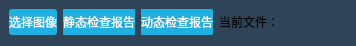
    <widget class="QWidget" name="widget_3" native="true">
     <property name="sizePolicy">
      <sizepolicy hsizetype="Preferred" vsizetype="Fixed">
       <horstretch>0</horstretch>
       <verstretch>0</verstretch>
      </sizepolicy>
     </property>
     <property name="minimumSize">
      <size>
       <width>0</width>
       <height>46</height>
      </size>
     </property>
     <property name="maximumSize">
      <size>
       <width>16777215</width>
       <height>46</height>
      </size>
     </property>
     <property name="styleSheet">
      <string notr="true">QWidget{
    background-color: rgba(48, 68, 88, 255);
}</string>
     </property>
     <layout class="QHBoxLayout" name="horizontalLayout_12">
      <property name="leftMargin">
       <number>9</number>
      </property>
      <property name="topMargin">
       <number>9</number>
      </property>
      <item>
       <widget class="QPushButton" name="btn_chooseDir">
        <property name="sizePolicy">
         <sizepolicy hsizetype="Minimum" vsizetype="Expanding">
          <horstretch>0</horstretch>
          <verstretch>0</verstretch>
         </sizepolicy>
        </property>
        <property name="styleSheet">
         <string notr="true">QPushButton{
	background-color: #1DB0E0;
;	border-radius: 3px;
 	border: 2px;
	color:white;
}
QPushButton:hover{
	background-color:#2ECBFF; 
	color: white;
}
</string>
        </property>
        <property name="text">
         <string>选择图像</string>
        </property>
        <property name="iconSize">
         <size>
          <width>0</width>
          <height>0</height>
         </size>
        </property>
        <property name="checkable">
         <bool>false</bool>
        </property>
        <property name="autoRepeat">
         <bool>true</bool>
        </property>
       </widget>
      </item>
      <item>
       <widget class="QPushButton" name="btn_staticReport">
        <property name="sizePolicy">
         <sizepolicy hsizetype="Minimum" vsizetype="Expanding">
          <horstretch>0</horstretch>
          <verstretch>0</verstretch>
         </sizepolicy>
        </property>
        <property name="styleSheet">
         <string notr="true">QPushButton{
	background-color: #1DB0E0;
;	border-radius: 1px;
	color:white;
}
QPushButton:hover{
	background-color:#2ECBFF; 
	color: white;
}
</string>
        </property>
        <property name="text">
         <string>静态检查报告</string>
        </property>
        <property name="iconSize">
         <size>
          <width>0</width>
          <height>0</height>
         </size>
        </property>
        <property name="checkable">
         <bool>false</bool>
        </property>
        <property name="autoRepeat">
         <bool>true</bool>
        </property>
       </widget>
      </item>
      <item>
       <widget class="QPushButton" name="btn_importExcel">
        <property name="sizePolicy">
         <sizepolicy hsizetype="Minimum" vsizetype="Expanding">
          <horstretch>0</horstretch>
          <verstretch>0</verstretch>
         </sizepolicy>
        </property>
        <property name="styleSheet">
         <string notr="true">QPushButton{
	background-color: #1DB0E0;
;	border-radius: 1px;
	color:white;
}
QPushButton:hover{
	background-color:#2ECBFF; 
	color: white;
}
</string>
        </property>
        <property name="text">
         <string>动态检查报告</string>
        </property>
        <property name="iconSize">
         <size>
          <width>0</width>
          <height>0</height>
         </size>
        </property>
        <property name="checkable">
         <bool>false</bool>
        </property>
        <property name="autoRepeat">
         <bool>true</bool>
        </property>
        <property name="default">
         <bool>false</bool>
        </property>
        <property name="flat">
         <bool>true</bool>
        </property>
       </widget>
      </item>
      <item>
       <widget class="QLabel" name="label_67">
        <property name="text">
         <string>当前文件：</string>
        </property>
       </widget>
      </item>
      <item>
       <widget class="QLabel" name="label_file">
        <property name="text">
         <string/>
        </property>
       </widget>
      </item>
      <item>
       <widget class="QLabel" name="label_fileInfo">
        <property name="text">
         <string/>
        </property>
       </widget>
      </item>
      <item>
       <spacer name="horizontalSpacer_11">
        <property name="orientation">
         <enum>Qt::Horizontal</enum>
        </property>
        <property name="sizeHint" stdset="0">
         <size>
          <width>40</width>
          <height>20</height>
         </size>
        </property>
       </spacer>
      </item>
     </layout>
    </widget>
